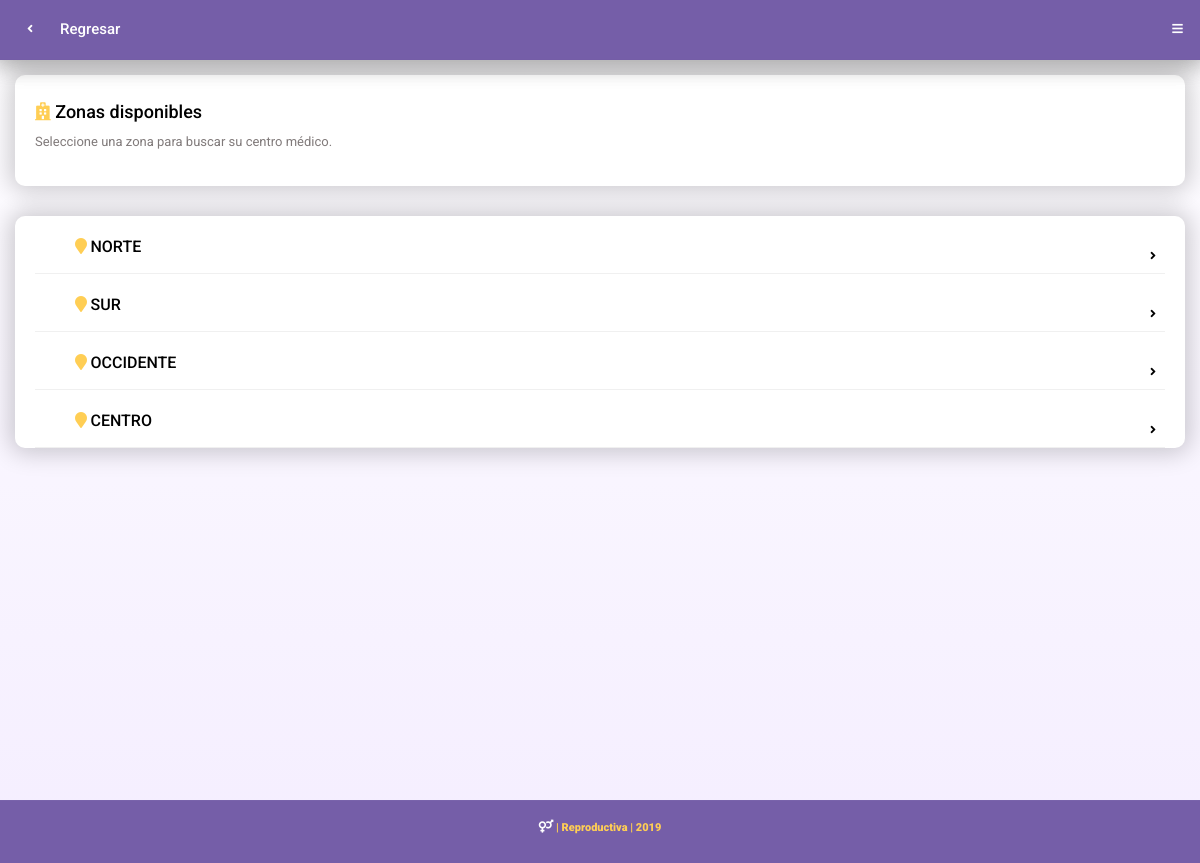
The app's page /zonas_list/, older data.
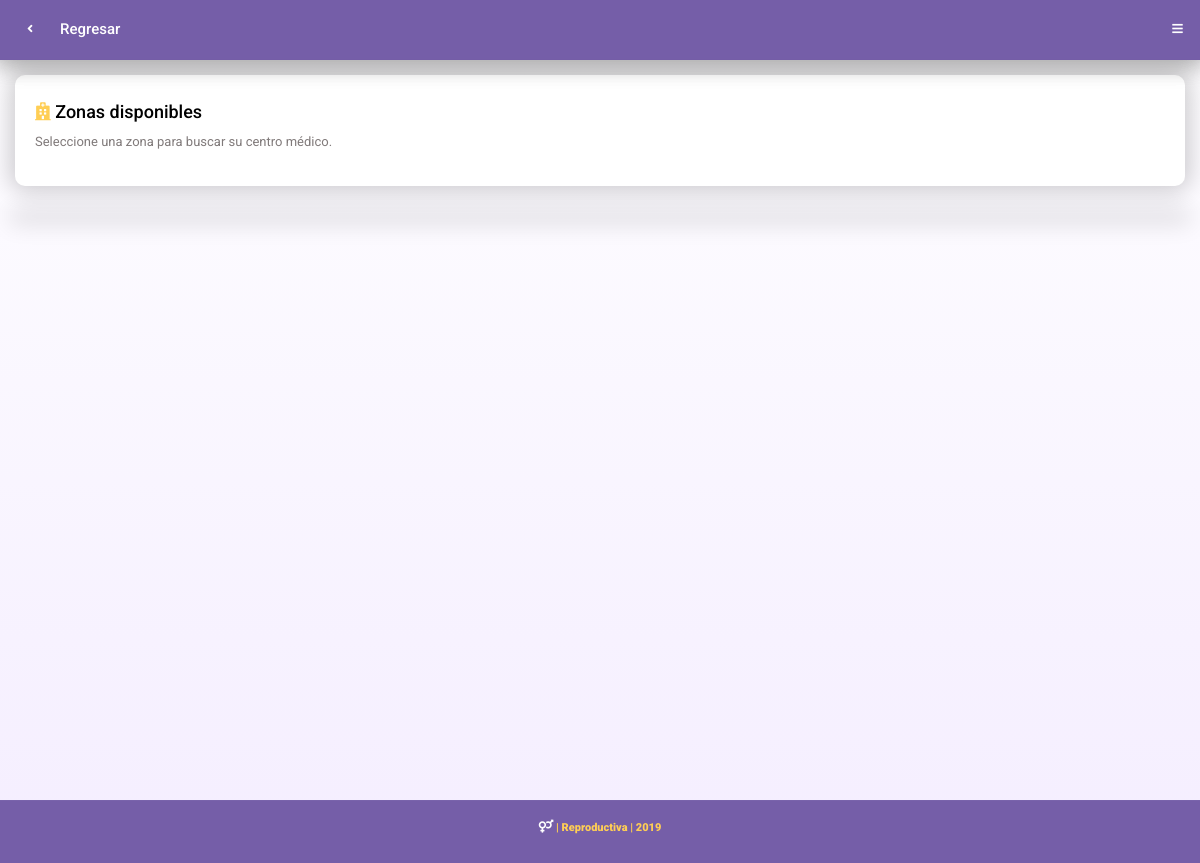
The same page, newer data.
### reproductivaApp/models.py (models this page shows, shortened)
class ZonasCentroAyuda(models.Model):
      nombre_zona = models.TextField(max_length=150)

### reproductivaApp/views.py (the view)
# urls.py: url(r'^zonas_list/$', views.zonas_list, name="zonas_list"),
def zonas_list(request):
    zona_list = ZonasCentroAyuda.objects.all()
    return render(request,'zona_list.html',{'zonaList':zona_list})

### templates/zona_list.html
{% extends 'base.html' %}
{% block content %}
    <div class="header shadow-large header-light header-logo-app">
		<a href="/" class="header-title" style="color:white;">Regresar</a>
		<a href="#" class="back-button header-icon header-icon-1"><i class="fas fa-angle-left"></i></a>
		<a data-menu="menu-1" data-menu-type="menu-sidebar-left-push" href="#" class="header-icon header-icon-2"><i class="fas fa-bars"></i></a>
    </div>
 	<div class="page-content header-clear-large">
    	<div class="content-box bg-white shadow-large ">
			<h4 class="top-25">
				 <span class="fa fa-hospital color-yellow-light"></span>  Zonas disponibles
			</h4>
			<p>
			Seleccione una zona para buscar su centro médico.
			</p>
		</div>
<div class="bg-white shadow-large content-box">
            <ul class="link-list link-list-large bottom-0">
                {% for item in zonaList %}
                <li><a href="{% url 'zonas_detalle'  %}?id_zona={{ item.id }}"><span class="fa fa-map-marker color-yellow-light ">   </span>  <i class="fa fa-angle-right"></i><i ></i><span>{{ item.nombre_zona }}</span></a></li>
                    {% endfor %}
            </ul>
        </div>
    </div>
{% endblock %}

### templates/base.html (shortened to what this page needs)
<!DOCTYPE HTML>
 {% load staticfiles %}
<html lang="en">
<head>
<link rel="stylesheet" type="text/css" href="{% static 'styles/style.css' %}">
<link rel="stylesheet" type="text/css" href="{% static 'fonts/css/fontawesome-all.min.css' %}">
<link rel="stylesheet" type="text/css" href="{% static 'styles/framework.css' %} ">
</head>
<body >
<div id="page-transitions" class="page-build">
	<div class="header shadow-large header-light header-logo-app">
		<a data-menu="menu-1" data-menu-type="menu-sidebar-left-push" href="#" class="header-icon header-icon-q"></a>
    </div>
		{% block content %}
        {% endblock %}
</div>
</body>
<footer class="footerfont-small gradient-yellow-light  color-yellow-light pt-4">
  <div style="background-color:#755ea8;" class="footer-copyright  center-text ultrabold py-3"><p class="fa fa-venus-mars color-white"></p> | Reproductiva | 2019
  </div>
</footer>
</html>

### reproductivaApp/static/styles/style.css (style rules this page uses)
.page-build { display:none; }

Row changes from the older to the newer data that the page shows:
removed ZonasCentroAyuda: nombre_zona "NORTE"
removed ZonasCentroAyuda: nombre_zona "SUR"
removed ZonasCentroAyuda: nombre_zona "OCCIDENTE"
removed ZonasCentroAyuda: nombre_zona "CENTRO"
